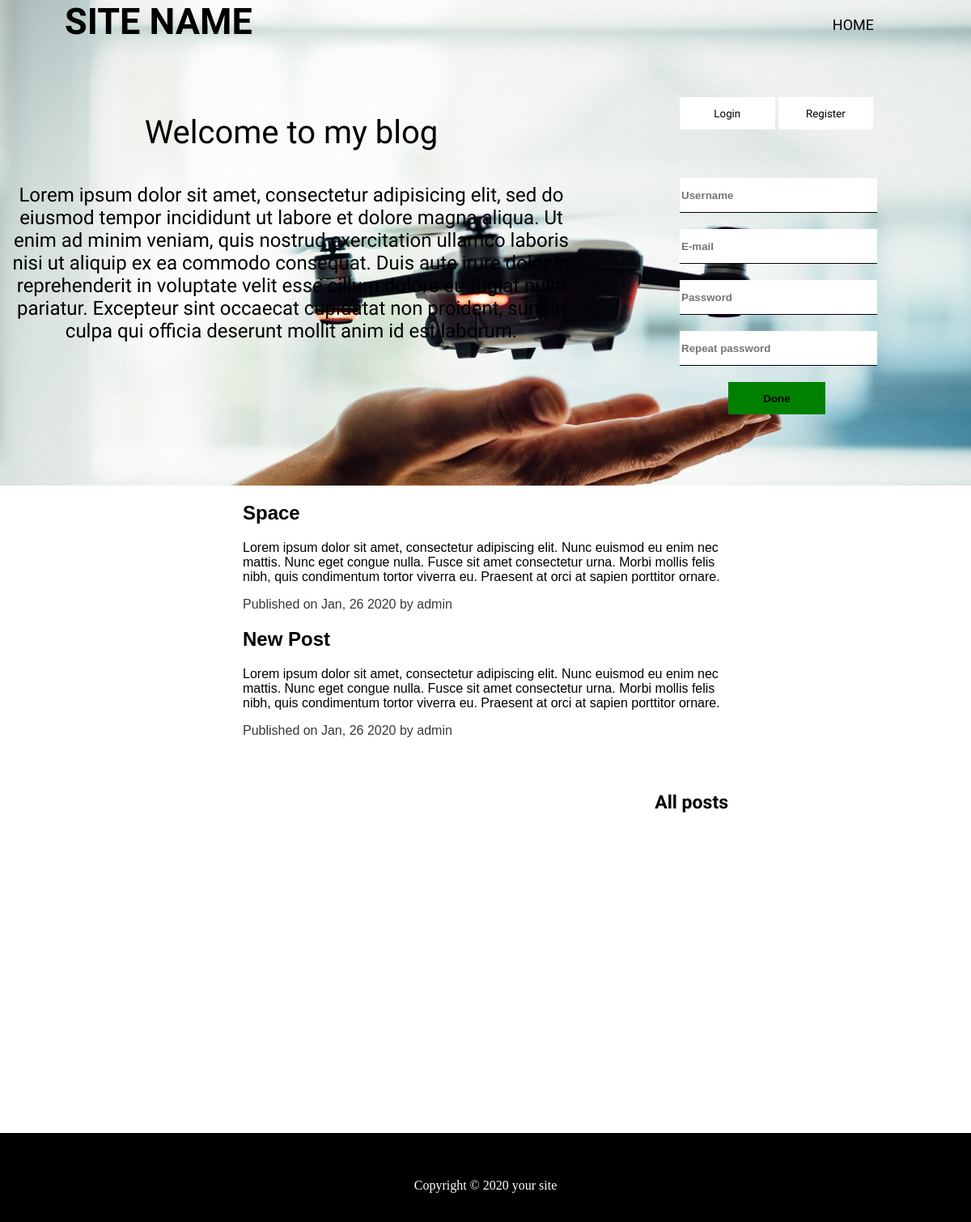
/, run on an earlier commit of the app's database.
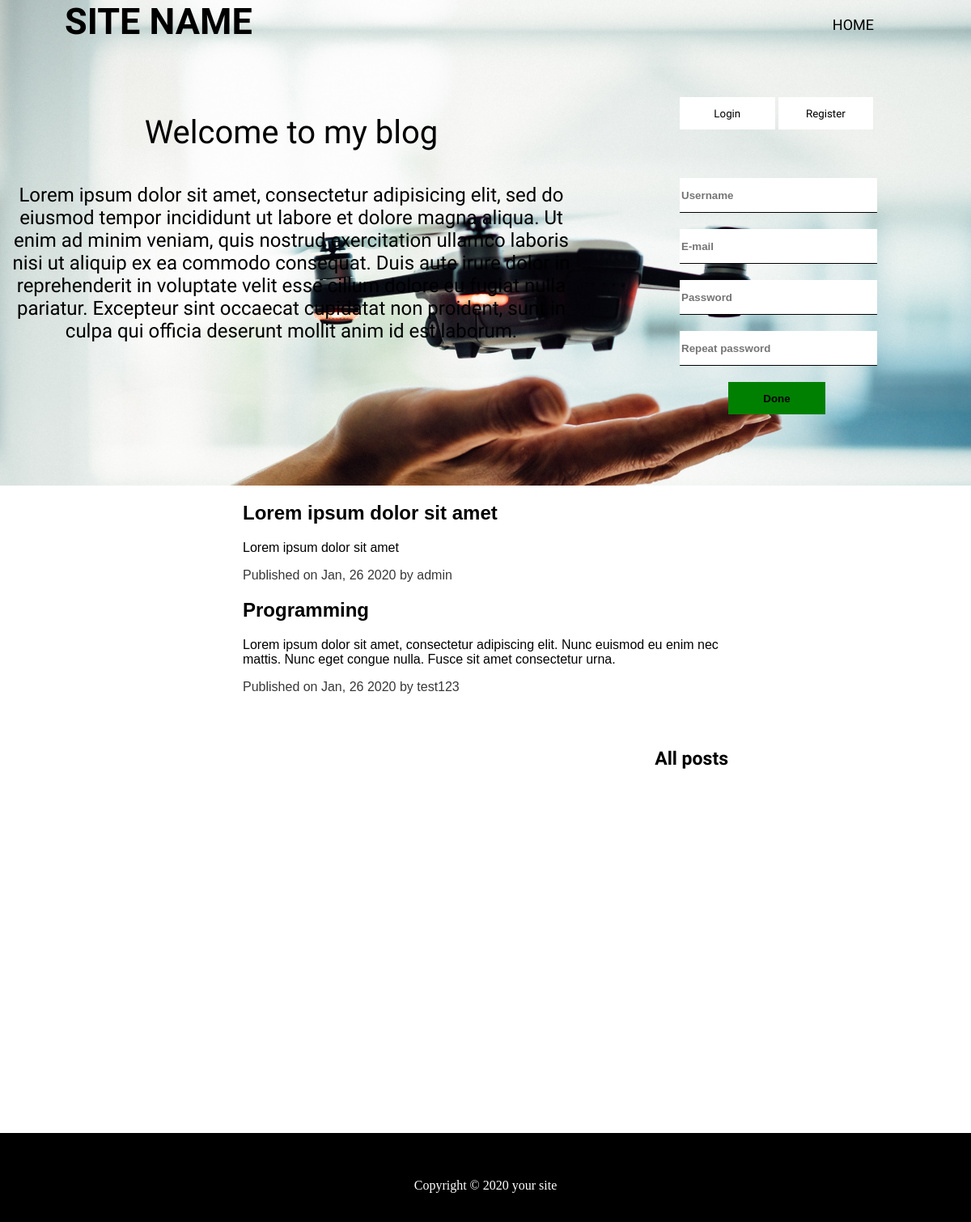
And on a later commit of the database.
### post/models.py (models this page shows, shortened)
class Post(models.Model):
    user = models.ForeignKey(User, on_delete = models.CASCADE)
    title = models.CharField(max_length = 255)
    content = RichTextUploadingField(blank = True, null = True)
    preview = models.CharField(max_length = 1000)
    thumbnail  = models.FileField(upload_to = user_directory_path, default = "none.jpg")
    date = models.DateField(auto_now = False, auto_now_add = True)
    last_edit = models.DateField(auto_now = True, auto_now_add = False)
    number_of_likes = models.IntegerField(default = 0)
    number_of_comments = models.IntegerField(default = 0)
    tags = models.CharField(max_length = 1000)

### post/views.py (the view)
# urls.py: 2. Add a URL to urlpatterns:  path('', views.home, name='home')
def home(request):
    last_posts = []
    posts = Post.objects.all().order_by('-date')
    for i in range(2):
        last_posts.append(posts[i])
    context = {'posts' : last_posts}
    return render(request, 'posts/home.html', context)

### post/templates/posts/home.html (shortened to what this page needs)
<!DOCTYPE html>
{% extends 'base.html' %}
{% load static %}
{% block content %}
      <header style = "background: url({% static '/img/header.jpg' %}); background-size: cover; height: 600px;">
            <div id="header_content">
                  <div id="content">
                        <p id="huge_welcome">Welcome to my blog</p>
                        <p id="normal">Lorem ipsum dolor sit amet, consectetur adipisicing elit, sed do eiusmod tempor incididunt ut labore et dolore magna aliqua. Ut enim ad minim veniam, quis nostrud exercitation ullamco laboris nisi ut aliquip ex ea commodo consequat. Duis aute irure dolor in reprehenderit in voluptate velit esse cillum dolore eu fugiat nulla pariatur. Excepteur sint occaecat cupidatat non proident, sunt in culpa qui officia deserunt mollit anim id est laborum.</p>
                  </div>
            </div>
            <div id="signup">
                  <div class="select_signup">
                        <button type="button" name="button" onclick="show_login_form()">Login</button>
                        <button type="button" name="button" onclick="show_register_form()">Register</button>
                  </div>
                  <div id="register">
                        <form id="register_form" action="{% url 'users:register' %}" method="post">
                              <input type="text" name="username" placeholder="Username" value="">
                              <input type="text" name="email" placeholder="E-mail" value="">
                              <input type="password" name="password" placeholder="Password" value="">
                              <input type="password" name="repeat_password" placeholder="Repeat password" value="">
                              <input type="submit" name="" value="Done">
                        </form>
                  </div>
            </div>
      </header>
      <main>
            <section id = "latestPost">
                  <div class="container">
                        {% for post in posts %}
                              <a href="{% url 'posts:post' post.pk %}">
                                    <div class="post">
                                          <h1>{{post.title|safe}}</h1>
                                          <p>{{post.preview|safe}}</p>
                                          <p id="publish_info">Published on {{post.date|date:"M, d Y"}} by {{post.user.username}}</p>
                                    </div>
                              </a>
                        {% endfor %}
                        <a id="older_posts_a" href="{% url 'posts:all' %}">All posts</a>
                  </div>
            </section>
      </main>
{% endblock %}

### templates/base.html (shortened to what this page needs)
<!DOCTYPE html>
{% load static %}
<html>
<head>
      <link rel="stylesheet" href="{% static 'css/style.css' %}">
</head>
      <body>
		<nav class="nav-transparent" id="navbar">
                  <a id="site_name" href="#">Site name</a>
                  <ul>
                        <li>
                              <a href="{% url 'posts:home' %}">Home</a>
                        </li>
                  </ul>
            </nav>
      	{% block content %}{% endblock %}
		<footer id="footer">
			<p>Copyright &copy; 2020 your site</p>
		</footer>
      </body>
</html>

### static/css/style.css (style rules this page uses)
body { margin: 0; height: auto !important; }
main { min-height: 100vh; }
.container { width: 50%; margin: auto; overflow: hidden; }
nav { height: 60px; position: fixed; top: 0; width: 100%; }
#site_name { font-family: "Indie Flower", cursive; position: absolute; font-size: 45px; font-weight: bold; margin-left: 80px; float: left; }
nav a { font-family: "Bowlby One SC", cursive; text-decoration: none; font-size: 18px; text-transform: uppercase; }
nav ul { position: absolute; top: 0; bottom: 0;right: 0; margin: auto; height: 20px; float: right; display: flex; list-style: none; align-items: center; margin-right: 80px; }
nav li { list-style-type: none; margin-left: 40px; vertical-align: middle; text-align: center; }
.nav-transparent { background-color: transparent; transition: background-color 800ms linear; }
.nav-transparent a { color: black; }
header { display: flex; }
#header_content { text-align: center; width: 60%; height: 100%; overflow: auto; }
#content { margin-top: 140px; font-family: "Bowlby One SC", cursive; font-weight: normal; text-align: center; width: 100%; color: black; }
#huge_welcome { font-size: 40px; }
#normal { font-size: 24px; }
.post { font-family: "Noto Sans JP", sans-serif; min-height: 90px; width: 100%; text-decoration: none; color: black; }
#publish_info { color: #383838; }
#signup { font-family: "Bowlby One SC", cursive; margin-left: 10%; margin-top: 120px; width: 20%; height: 80%; font-weight: bold; }
#login_form input, #register_form input { font-weight: bold; height: 40px; border: none; border-bottom: 1px solid black; margin-top: 20px; width: 100%; }
#signup input[type="submit"] { width: 50%; margin-left: 25%; border: none; background-color: green; }
#register { display: block; }
.select_signup { font-family: "Bowlby One SC", cursive; width: 100%; margin-bottom: 40px; }
.select_signup button { font-family: "Bowlby One SC", cursive; width: 49%; height: 40px; border: none; background-color: white; }
#user-options p, a { text-decoration: none; color: black; }
#older_posts_a { text-decoration: none; font-family: "Bowlby One SC", cursive; float: right; margin-top: 50px; margin-bottom: 50px; font-weight: bold; font-size: 23px; }
#footer { height: 70px; padding-top: 40px; background-color: black; bottom: 0; width: 100%; color: white; }
#footer p { text-align: center; }

What changed in the data, as far as the page shows it:
removed Post: title "Space", preview "Lorem ipsum dolor sit amet, consectetur adipiscing elit. Nunc euismod eu enim nec mattis. Nunc eget congue nulla. Fusce sit amet consectetur urna. Morbi mollis felis nibh, quis condimentum tortor viverra eu. Praesent at orci at sapien porttitor ornare.", date "Jan, 26 2020", user.username "admin"
removed Post: title "New Post", preview "Lorem ipsum dolor sit amet, consectetur adipiscing elit. Nunc euismod eu enim nec mattis. Nunc eget congue nulla. Fusce sit amet consectetur urna. Morbi mollis felis nibh, quis condimentum tortor viverra eu. Praesent at orci at sapien porttitor ornare.", date "Jan, 26 2020", user.username "admin"
added Post: title "Lorem ipsum dolor sit amet", preview "Lorem ipsum dolor sit amet", date "Jan, 26 2020", user.username "admin"
added Post: title "Programming", preview "Lorem ipsum dolor sit amet, consectetur adipiscing elit. Nunc euismod eu enim nec mattis. Nunc eget congue nulla. Fusce sit amet consectetur urna.", date "Jan, 26 2020", user.username "test123"
